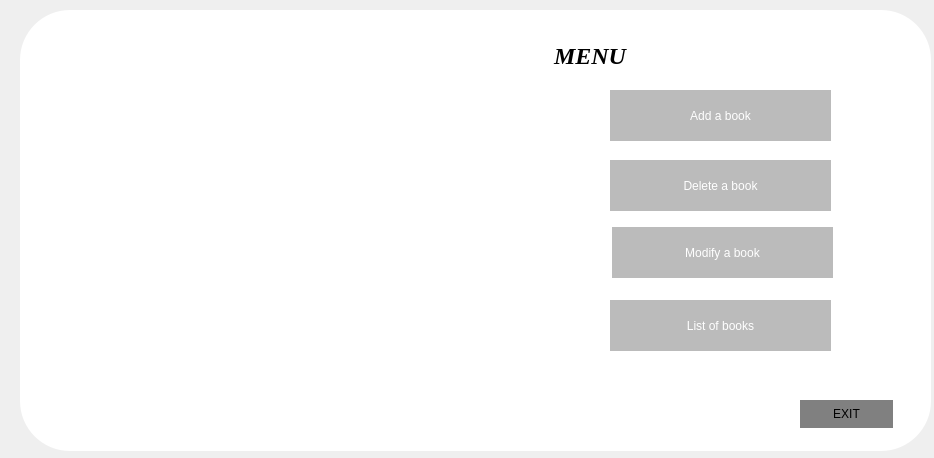
<?xml version="1.0" encoding="UTF-8"?>
<ui version="4.0">
 <class>menu</class>
 <widget class="QDialog" name="menu">
  <property name="geometry">
   <rect>
    <x>0</x>
    <y>0</y>
    <width>934</width>
    <height>458</height>
   </rect>
  </property>
  <property name="windowTitle">
   <string>Dialog</string>
  </property>
  <widget class="QGroupBox" name="groupBox">
   <property name="geometry">
    <rect>
     <x>20</x>
     <y>10</y>
     <width>911</width>
     <height>441</height>
    </rect>
   </property>
   <property name="styleSheet">
    <string notr="true">background-color:white;
border-radius:50px;</string>
   </property>
   <property name="title">
    <string/>
   </property>
   <widget class="QPushButton" name="addbtn">
    <property name="geometry">
     <rect>
      <x>590</x>
      <y>80</y>
      <width>221</width>
      <height>51</height>
     </rect>
    </property>
    <property name="styleSheet">
     <string notr="true">background-color:#bbbbbb;
font: 75 14pt &quot;Georgia&quot;;
font: 14pt &quot;Georgia&quot;;
color:white;</string>
    </property>
    <property name="text">
     <string>Add a book</string>
    </property>
   </widget>
   <widget class="QPushButton" name="deletebtn">
    <property name="geometry">
     <rect>
      <x>590</x>
      <y>150</y>
      <width>221</width>
      <height>51</height>
     </rect>
    </property>
    <property name="styleSheet">
     <string notr="true">background-color:#bbbbbb;
font: 75 14pt &quot;Georgia&quot;;
font: 14pt &quot;Georgia&quot;;
color:white;</string>
    </property>
    <property name="text">
     <string>Delete a book</string>
    </property>
   </widget>
   <widget class="QPushButton" name="modbtn">
    <property name="geometry">
     <rect>
      <x>592</x>
      <y>217</y>
      <width>221</width>
      <height>51</height>
     </rect>
    </property>
    <property name="styleSheet">
     <string notr="true">background-color:#bbbbbb;
font: 75 14pt &quot;Georgia&quot;;
font: 14pt &quot;Georgia&quot;;
color:white;</string>
    </property>
    <property name="text">
     <string>Modify a book</string>
    </property>
   </widget>
   <widget class="QPushButton" name="booklist">
    <property name="geometry">
     <rect>
      <x>590</x>
      <y>290</y>
      <width>221</width>
      <height>51</height>
     </rect>
    </property>
    <property name="styleSheet">
     <string notr="true">background-color:#bbbbbb;
font: 75 14pt &quot;Georgia&quot;;
font: 14pt &quot;Georgia&quot;;
color:white;</string>
    </property>
    <property name="text">
     <string>List of books</string>
    </property>
   </widget>
   <widget class="QLabel" name="label_2">
    <property name="geometry">
     <rect>
      <x>480</x>
      <y>20</y>
      <width>211</width>
      <height>51</height>
     </rect>
    </property>
    <property name="font">
     <font>
      <family>Georgia</family>
      <pointsize>18</pointsize>
      <weight>75</weight>
      <italic>true</italic>
      <bold>true</bold>
     </font>
    </property>
    <property name="styleSheet">
     <string notr="true">backgrond-color:transparent;</string>
    </property>
    <property name="text">
     <string>         MENU </string>
    </property>
   </widget>
   <widget class="QLabel" name="label">
    <property name="geometry">
     <rect>
      <x>40</x>
      <y>0</y>
      <width>501</width>
      <height>441</height>
     </rect>
    </property>
    <property name="styleSheet">
     <string notr="true">border-radius:50px;</string>
    </property>
    <property name="text">
     <string/>
    </property>
    <property name="textFormat">
     <enum>Qt::RichText</enum>
    </property>
    <property name="pixmap">
     <pixmap>../../../../../Downloads/book3 (1).png</pixmap>
    </property>
    <property name="scaledContents">
     <bool>true</bool>
    </property>
    <property name="alignment">
     <set>Qt::AlignLeading|Qt::AlignLeft|Qt::AlignVCenter</set>
    </property>
    <property name="wordWrap">
     <bool>false</bool>
    </property>
   </widget>
   <widget class="QPushButton" name="exitbtn">
    <property name="geometry">
     <rect>
      <x>780</x>
      <y>390</y>
      <width>93</width>
      <height>28</height>
     </rect>
    </property>
    <property name="styleSheet">
     <string notr="true">background-color:grey;
font: 10pt &quot;Felix Titling&quot;;</string>
    </property>
    <property name="text">
     <string>EXIT</string>
    </property>
   </widget>
   <zorder>label</zorder>
   <zorder>addbtn</zorder>
   <zorder>deletebtn</zorder>
   <zorder>modbtn</zorder>
   <zorder>booklist</zorder>
   <zorder>label_2</zorder>
   <zorder>exitbtn</zorder>
  </widget>
 </widget>
 <layoutdefault spacing="6" margin="11"/>
 <resources/>
 <connections/>
</ui>
